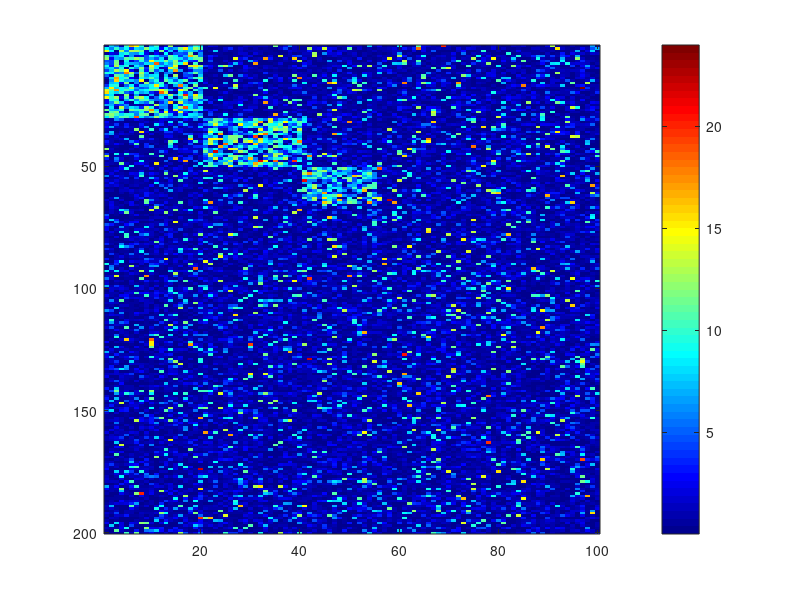
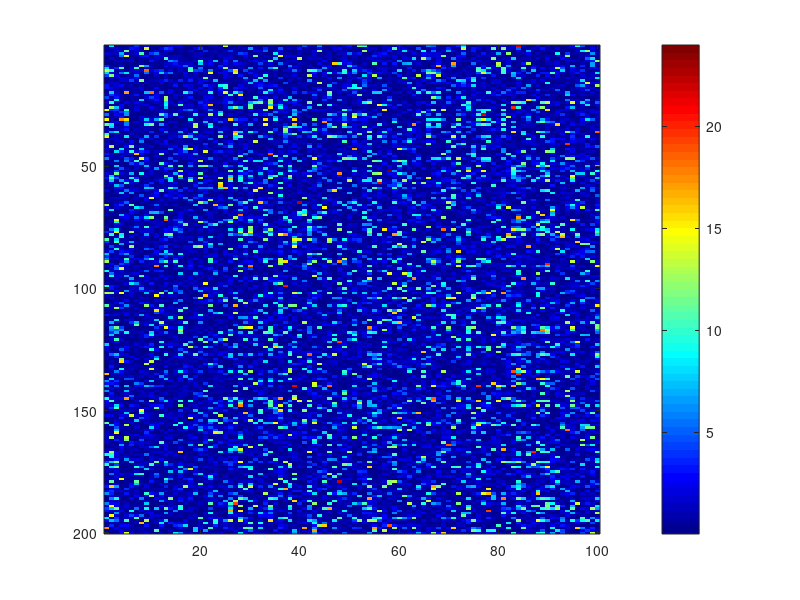

Source code (MATLAB) for these figures, in order: (Note: this script raises an error after producing the figures.)
%% This demo evaluates the performance of Algorithm 1 in a bipartite graph with three IGDBs
%% Generate a bipartite graph with three IGDBs
k=60;   % case+control
q1=0.8;q2=0.1;
mu0=0;mu1=1;sigma=1;
delta=(mu1-mu0)/sigma*sqrt(k/4);
N = 200; M = 100; n1 = 30; m1 = 20;  n2 = 20; m2=20; n3 = 15; m3=15;


G = zeros(N,M);
G(1:n1,1:m1) = ones(n1,m1);
G((n1+1):(n1+n2),(m1+1):(m1+m2)) = ones(n2,m2);
G((n1+n2+1):(n1+n2+n3),(m1+m2+1):(m1+m2+m3)) = ones(n3,m3);
true_edge = G(:);
false_edge = 1-true_edge;

W_vec=trnd(k-2,N*M,1);
idx_true_edge = find(true_edge);
idx_false_edge = find(false_edge);
sample_idx_true = datasample(idx_true_edge,floor(q1*sum(true_edge)),'Replace',false);
sample_idx_false = datasample(idx_false_edge,ceil(q2*sum(false_edge)),'Replace',false);

W_vec(sample_idx_true) = nctrnd(k-2,delta,size(sample_idx_true));
W_vec(sample_idx_false) = nctrnd(k-2,delta,size(sample_idx_false));
W_n = reshape(W_vec,N,M);

p=2*tcdf(-abs(W_n),k-2);
logP=-log(p);
W_org=logP;

figure;imagesc(W_org);colormap jet;colorbar;

%% Permute nodes
perm_matrix = reshape((1:N*M),N,M);
row_perm_idx = randperm(N);
col_perm_idx = randperm(M);
perm_matrix = perm_matrix(row_perm_idx,col_perm_idx);
perm_vec = perm_matrix(:);
[result ID]=sort(perm_vec);
W_vec = W_org(:);
W1_vec = W_vec(perm_vec);
W1 = reshape(W1_vec,N,M);
figure;imagesc(W1);colormap jet;colorbar;

%% Detect the first IGDB
% *Detect the IGDB*
c_vec0 = 0.1:0.1:5;
r=-log(0.05);
lambda_vec0 = 1:0.05:2;
[s_rev,t_rev, c_rev, lambda_rev]=greedy_lik(W1,c_vec0,lambda_vec0,r,20);
s_in = setdiff(1:N,s_rev);
t_in = setdiff(1:M,t_rev);
figure;imagesc(W1(s_in,t_in));colormap jet;colorbar;
figure;imagesc(W1([s_in sort(s_rev)],[t_in sort(t_rev)]));colormap jet;colorbar;
%%
% *Remove the detected subgraph and refill with mean*
W_vec = W1(:);
p = sum(W_vec>r)/size(W_vec,1);
W_vec = W_vec(W_vec>r);
mean_W = mean(W_vec);

a = binornd(1,p*ones(1,size(s_in,2)*size(t_in,2)));
input_vec = mean_W*a;
input_clu = reshape(input_vec,[size(s_in,2) size(t_in,2)]);
W2 = W1;
W2(s_in,t_in) = input_clu;

figure;imagesc(W2([s_in sort(s_rev)],[t_in sort(t_rev)]));colormap jet;colorbar;
%figure;imagesc(W2);colormap jet;colorbar;

%% Detect the second IGDB 
% *Repeat IGDB detection*

[s_rev2,t_rev2, c_rev2, lambda_rev2]=greedy_lik(W2,c_vec0,lambda_vec0,r,20);
s_in2 = setdiff(1:N,s_rev2);
t_in2 = setdiff(1:M,t_rev2);
figure;imagesc(W2(s_in2,t_in2));colormap jet;colorbar;
figure;imagesc(W2([s_in2 sort(s_rev2)],[t_in2 sort(t_rev2)]));colormap jet;colorbar;

%%
% *Remove the detected subgraph and refill with mean*
a = binornd(1,p*ones(1,size(s_in2,2)*size(t_in2,2)));
input_vec = mean_W*a;
input_clu = reshape(input_vec,[size(s_in2,2) size(t_in2,2)]);
W3 = W2;
W3(s_in2,t_in2) = input_clu;

figure;imagesc(W3([s_in2 sort(s_rev2)],[t_in2 sort(t_rev2)]));colormap jet;colorbar;
%figure;imagesc(W2);colormap jet;colorbar;


%% Detect the third IGDB 
% *Repeat IGDB detection*

[s_rev3,t_rev3, c_rev3, lambda_rev3]=greedy_lik(W3,c_vec0,lambda_vec0,r,20);
s_in3 = setdiff(1:N,s_rev3);
t_in3 = setdiff(1:M,t_rev3);
figure;imagesc(W3(s_in3,t_in3));colormap jet;colorbar;
figure;imagesc(W3([s_in3 sort(s_rev3)],[t_in3 sort(t_rev3)]));colormap jet;colorbar;

%% Display full detected structure
s_left = setdiff(1:N,[s_in s_in2 s_in3]);
t_left = setdiff(1:M,[t_in t_in2 t_in3]);
figure;imagesc(W1([s_in s_in2 s_in3 sort(s_left)],[t_in t_in2 t_in3 sort(t_left)]));colormap jet;colorbar;


